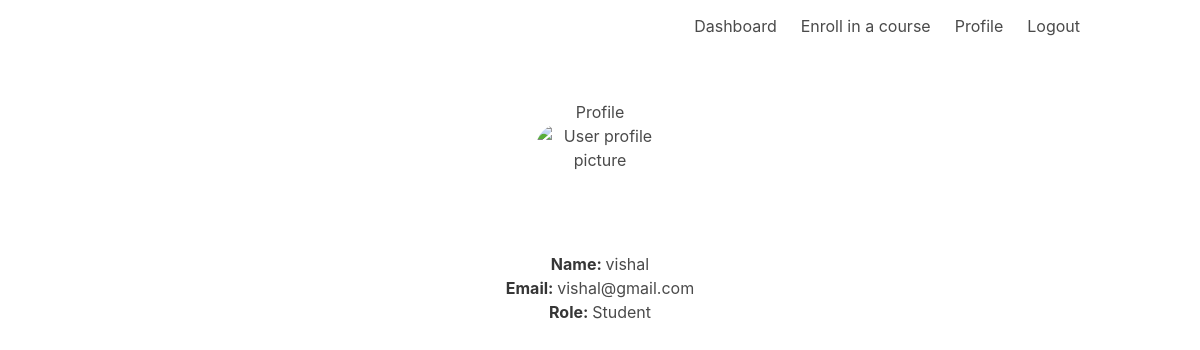
The page /profile (signed in) on the database its author committed.
### models.py (models this page shows)
class User(UserMixin, db.Model):
    id = db.Column(db.Integer, primary_key=True) # primary keys are required by SQLAlchemy
    email = db.Column(db.String(100), unique=True)
    password = db.Column(db.String(100))
    name = db.Column(db.String(1000))
    is_instructor = db.Column(db.Boolean)

### main.py (the view)
@main.route('/profile')
@login_required
def profile():
    return render_template('profile.html', user=current_user)

### __init__.py (called while the page is built)
def create_app():
    app = Flask(__name__)
    app.register_error_handler(404, page_not_found)
    app.config['SECRET_KEY'] = 'secret-key-goes-here'
    app.config['SQLALCHEMY_DATABASE_URI'] = 'sqlite:///db.sqlite'
    app.config['SQLALCHEMY_TRACK_MODIFICATIONS'] = False
    app.config['MAX_CONTENT_PATH'] = 1000000
    db.init_app(app)
    login_manager = LoginManager()
    login_manager.login_view = 'auth.login'
    login_manager.init_app(app)
    from .models import User
    @login_manager.user_loader
    def load_user(user_id):
        return User.query.get(int(user_id))
    from .auth import auth as auth_blueprint
    app.register_blueprint(auth_blueprint)
    from .main import main as main_blueprint
    app.register_blueprint(main_blueprint)
    return app

### templates/profile.html (shortened to what this page needs)
{% extends "base.html" %}
{% block content %}
<div class='columns is-centered'>
  <div class='column is-half has-text-centered'>
<h1>Profile</h1>
<figure class="image is-128x128 is-inline-block">
  <img class="is-rounded" src="https://styles.redditmedia.com/t5_2waxj9/styles/communityIcon_vg57lpkb3jp51.png" alt='User profile picture'>
</figure>
<p></p><strong>Name: </strong>{{ user.name }}</p>
<p><strong>Email: </strong>{{ user.email }}</p>
<p><strong>Role: </strong>{{ 'Instructor' if user.is_instructor else 'Student' }}</p>
</div>
</div>
{% endblock %}

### rows shown on the page
User: name "vishal", email "vishal@gmail.com", is_instructor "Student"
